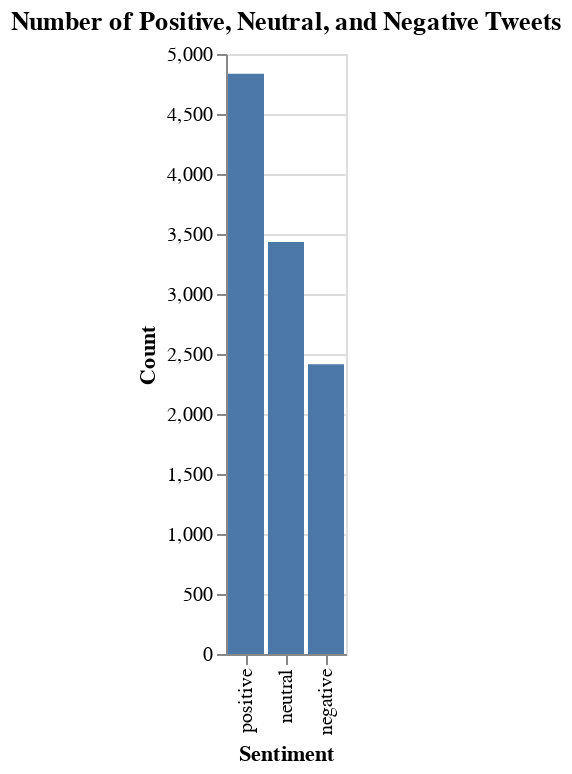

This figure's notebook cell:
### Markdown cell above
Using the VADER sentiment analyzer the tweets were classified as either positive, neutral, or negative. At first, we believed that the tweets were likely more negative than positive, but in fact the tweets were classified as far more positive than negative, almost doubling the negatively classified tweets. The tweets classified as 'neutral' fall almost directly in between the tweets classified as positive and negative. The actual context and literal meaning of the tweets was not analyzed, nor the accuracy of the classification at this point, so there is certainly going to be a margin of error and some 'false positives' etc as the positivity is quite often a self directed compliment of sorts.

### Code cell
sentiment_chart = (
    alt.Chart(sentiment_counts)
    .mark_bar()
    .encode(
        x=alt.X("Sentiment:N", sort=["positive", "neutral", "negative"]),
        y=alt.Y("Count:Q"),
        tooltip=["Sentiment", "Count"]
    )
    .properties(
        title="Number of Positive, Neutral, and Negative Tweets"
    )
)

sentiment_chart

### Figure 1 — Vega-Lite specification as saved in the notebook (floating-point values rounded to 4 significant figures)
{"config": {"view": {"continuousWidth": 300, "continuousHeight": 300}}, "data": {"name": "data-faf5a1403f5ef4f5c0567dcae303de63"}, "mark": {"type": "bar"}, "encoding": {"tooltip": [{"field": "Sentiment", "type": "nominal"}, {"field": "Count", "type": "quantitative"}], "x": {"field": "Sentiment", "sort": ["positive", "neutral", "negative"], "type": "nominal"}, "y": {"field": "Count", "type": "quantitative"}}, "title": "Number of Positive, Neutral, and Negative Tweets", "$schema": "https://vega.github.io/schema/vega-lite/v6.1.0.json", "datasets": {"data-faf5a1403f5ef4f5c0567dcae303de63": [{"Sentiment": "negative", "Count": 2415}, {"Sentiment": "neutral", "Count": 3433}, {"Sentiment": "positive", "Count": 4836}]}}
